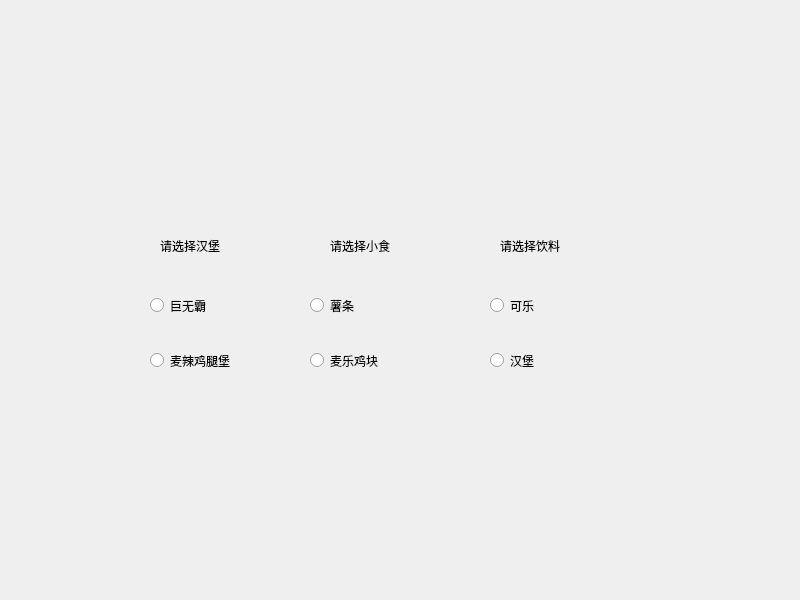
<?xml version="1.0" encoding="UTF-8"?>
<ui version="4.0">
 <class>Widget</class>
 <widget class="QWidget" name="Widget">
  <property name="geometry">
   <rect>
    <x>0</x>
    <y>0</y>
    <width>800</width>
    <height>600</height>
   </rect>
  </property>
  <property name="windowTitle">
   <string>Widget</string>
  </property>
  <widget class="QLabel" name="label">
   <property name="geometry">
    <rect>
     <x>160</x>
     <y>210</y>
     <width>161</width>
     <height>71</height>
    </rect>
   </property>
   <property name="text">
    <string>请选择汉堡</string>
   </property>
  </widget>
  <widget class="QLabel" name="label_2">
   <property name="geometry">
    <rect>
     <x>330</x>
     <y>210</y>
     <width>161</width>
     <height>71</height>
    </rect>
   </property>
   <property name="text">
    <string>请选择小食</string>
   </property>
  </widget>
  <widget class="QLabel" name="label_3">
   <property name="geometry">
    <rect>
     <x>500</x>
     <y>210</y>
     <width>161</width>
     <height>71</height>
    </rect>
   </property>
   <property name="text">
    <string>请选择饮料</string>
   </property>
  </widget>
  <widget class="QRadioButton" name="radioButton">
   <property name="geometry">
    <rect>
     <x>150</x>
     <y>290</y>
     <width>81</width>
     <height>31</height>
    </rect>
   </property>
   <property name="text">
    <string>巨无霸</string>
   </property>
  </widget>
  <widget class="QRadioButton" name="radioButton_2">
   <property name="geometry">
    <rect>
     <x>150</x>
     <y>340</y>
     <width>91</width>
     <height>41</height>
    </rect>
   </property>
   <property name="text">
    <string>麦辣鸡腿堡</string>
   </property>
  </widget>
  <widget class="QRadioButton" name="radioButton_3">
   <property name="geometry">
    <rect>
     <x>310</x>
     <y>290</y>
     <width>81</width>
     <height>31</height>
    </rect>
   </property>
   <property name="text">
    <string>薯条</string>
   </property>
  </widget>
  <widget class="QRadioButton" name="radioButton_4">
   <property name="geometry">
    <rect>
     <x>310</x>
     <y>340</y>
     <width>81</width>
     <height>41</height>
    </rect>
   </property>
   <property name="text">
    <string>麦乐鸡块</string>
   </property>
  </widget>
  <widget class="QRadioButton" name="radioButton_5">
   <property name="geometry">
    <rect>
     <x>490</x>
     <y>290</y>
     <width>71</width>
     <height>31</height>
    </rect>
   </property>
   <property name="text">
    <string>可乐</string>
   </property>
  </widget>
  <widget class="QRadioButton" name="radioButton_6">
   <property name="geometry">
    <rect>
     <x>490</x>
     <y>340</y>
     <width>81</width>
     <height>41</height>
    </rect>
   </property>
   <property name="text">
    <string>汉堡</string>
   </property>
  </widget>
 </widget>
 <resources/>
 <connections/>
</ui>
